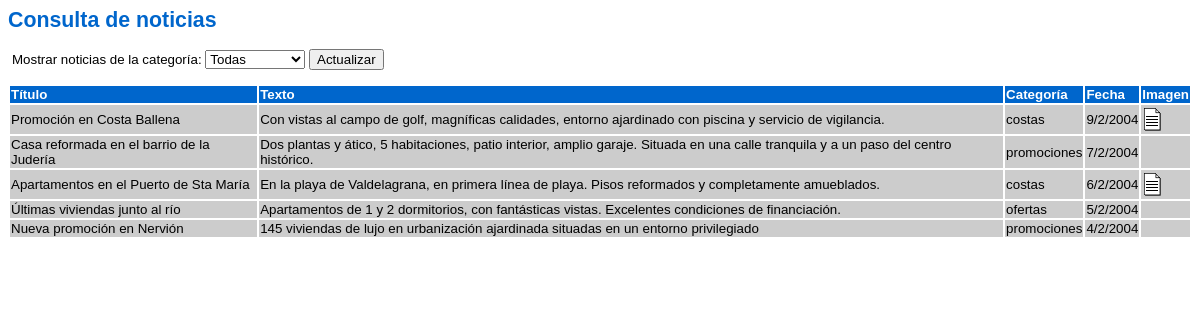
Screenshot of /consulta_noticias3.php with the database file from the repository.
### tables this page shows
CREATE TABLE noticias (
  id smallint(5) unsigned NOT NULL auto_increment,
  titulo varchar(100) NOT NULL default '',
  texto text NOT NULL,
  categoria enum('promociones','ofertas','costas') NOT NULL default 'promociones',
  fecha date NOT NULL default '0000-00-00',
  imagen varchar(100) default NULL,
  PRIMARY KEY  (id)
) TYPE=MyISAM COMMENT='Noticias de la inmobiliaria Lindavista';

### lib/fecha.php (called while the page is built, shortened)
<?PHP
function date2string ($date)
{
   $string = date ("j/n/Y", strtotime($date));
   return ($string);
}
?>

### consulta_noticias3.php (the view, shortened to what this page needs)
<HTML LANG="es">
<HEAD>
   <LINK REL="stylesheet" TYPE="text/css" HREF="estilo.css">
<?PHP
   include ("lib/fecha.php");
?>
</HEAD>
<BODY>
<H1>Consulta de noticias</H1>
<FORM NAME="selecciona" ACTION="consulta_noticias3.php" METHOD="POST">
<P>Mostrar noticias de la categoría:
<SELECT NAME="categoria">
   <OPTION VALUE="Todas" SELECTED>Todas
   <OPTION VALUE="Promociones">Promociones
</SELECT>
<INPUT TYPE="submit" NAME="actualizar" VALUE="Actualizar"></P>
</FORM>
<?PHP
      $conexion = mysql_connect ("localhost", "cursophp", "")
         or die ("No se puede conectar con el servidor");
      $instruccion = "select * from noticias";
      $instruccion = $instruccion . " order by fecha desc";
      $consulta = mysql_query ($instruccion, $conexion)
         or die ("Fallo en la consulta");
      $nfilas = mysql_num_rows ($consulta);
      if ($nfilas > 0)
      {
         print ("<TABLE>\n");
         print ("<TR>\n");
         print ("<TH>Título</TH>\n");
         print ("<TH>Texto</TH>\n");
         print ("<TH>Categoría</TH>\n");
         print ("<TH>Fecha</TH>\n");
         print ("<TH>Imagen</TH>\n");
         print ("</TR>\n");
         for ($i=0; $i<$nfilas; $i++)
         {
            $resultado = mysql_fetch_array ($consulta);
            print ("<TR>\n");
            print ("<TD>" . $resultado['titulo'] . "</TD>\n");
            print ("<TD>" . $resultado['texto'] . "</TD>\n");
            print ("<TD>" . $resultado['categoria'] . "</TD>\n");
            print ("<TD>" . date2string($resultado['fecha']) . "</TD>\n");
            if ($resultado['imagen'] != "")
               print ("<TD><A TARGET='_blank' HREF='img/" . $resultado['imagen'] .
                      "'><IMG BORDER='0' SRC='img/ico-fichero.gif' ALT='Imagen asociada'></A></TD>\n");
            else
               print ("<TD>&nbsp;</TD>\n");
            print ("</TR>\n");
         }
         print ("</TABLE>\n");
      }
      else
         print ("No hay noticias disponibles");
?>
</BODY>
</HTML>

### estilo.css (style rules this page uses)
BODY { font-family: verdana,arial, sans-serif; font-size: 10pt; }
H1 { font-size: 16pt; font-weight: bold; color: #0066CC; }
FORM P { clear: left; margin: 0.2em; padding: 0.1em; }
TH { font-size: 10pt; font-weight: bold; color: white; background: #0066CC; text-align: left; }
TD { font-size: 10pt; background: #CCCCCC; }

### rows the page displays
noticias: titulo "Promoción en Costa Ballena", texto "Con vistas al campo de golf, magníficas calidades, entorno ajardinado con piscina y servicio de vigilancia.", categoria "costas", fecha "9/2/2004"
noticias: titulo "Casa reformada en el barrio de la Judería", texto "Dos plantas y ático, 5 habitaciones, patio interior, amplio garaje. Situada en una calle tranquila y a un paso del centro histórico.", categoria "promociones", fecha "7/2/2004"
noticias: titulo "Apartamentos en el Puerto de Sta María", texto "En la playa de Valdelagrana, en primera línea de playa. Pisos reformados y completamente amueblados.", categoria "costas", fecha "6/2/2004"
noticias: titulo "Últimas viviendas junto al río", texto "Apartamentos de 1 y 2 dormitorios, con fantásticas vistas. Excelentes condiciones de financiación.", categoria "ofertas", fecha "5/2/2004"
noticias: titulo "Nueva promoción en Nervión", texto "145 viviendas de lujo en urbanización ajardinada situadas en un entorno privilegiado", categoria "promociones", fecha "4/2/2004"
